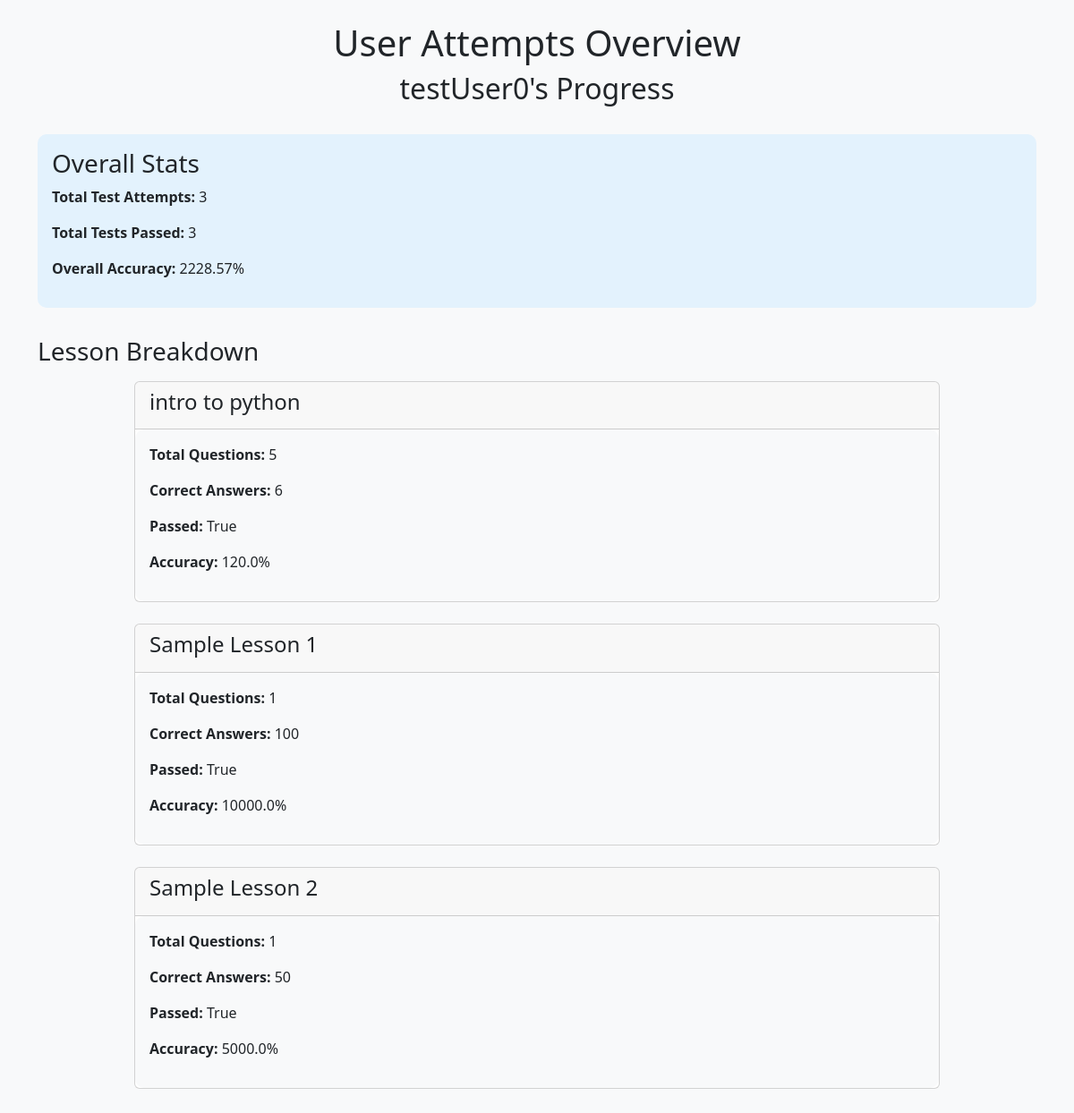
The app's page /users/view_user_attempts/3/ (signed in), older data.
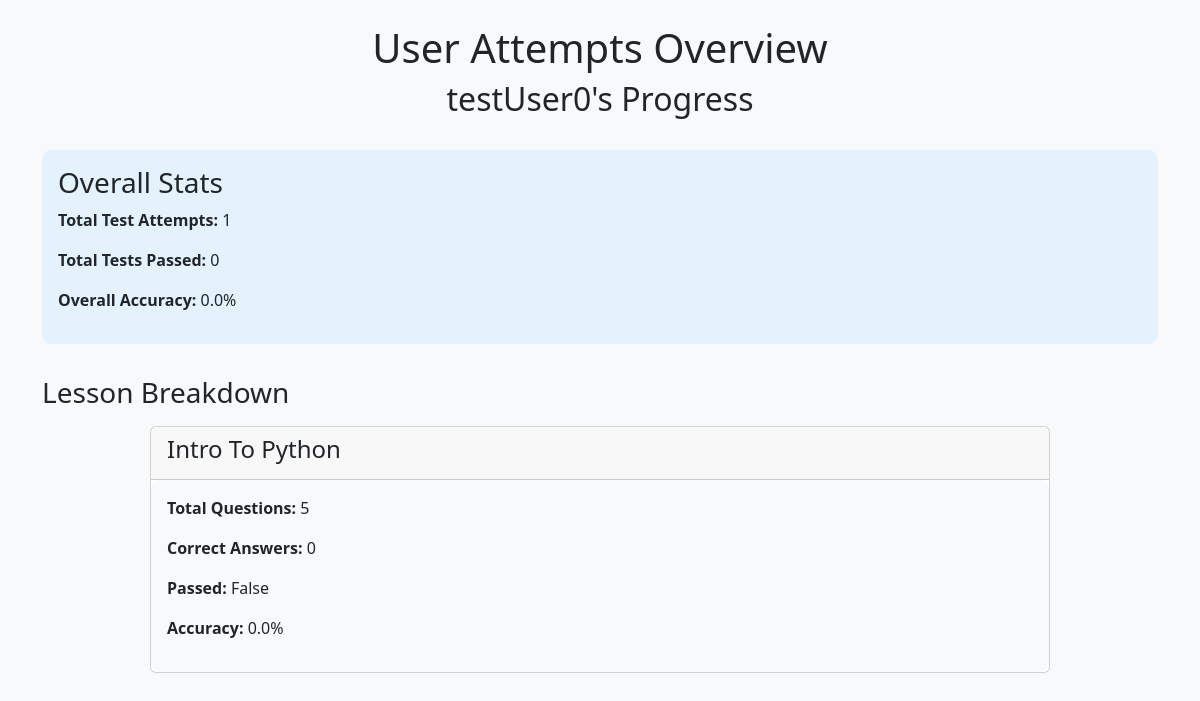
The same page, newer data.
### lessons/models.py (models this page shows, shortened)
class Lesson(models.Model):
    title = models.CharField(max_length=200)
    content = models.TextField()  # HTML or Markdown for lesson content
    order = models.IntegerField()  # Lesson order in the curriculum

### users/views.py (the view)
# urls.py: path('users/view_user_attempts/<int:user_id>/', user_views.view_user_attempts, name='view_user_attempts'),
@login_required
def view_user_attempts(request, user_id):
    user_progress = get_object_or_404(UserProgress, user_id=user_id)
    lessons_with_attempts = Lesson.objects.filter(
        quizzes__quizattempt__user_progress=user_progress
    ).annotate(
        total_attempts=Count('quizzes__quizattempt', distinct=True),
        total_quizzes=Count('quizzes', distinct=True)
    ).distinct()
    for lesson in lessons_with_attempts:
        user_correct_answers = QuizAttempt.objects.filter(
            user_progress=user_progress,
            quiz__lesson=lesson
        ).aggregate(total_correct=Sum('score'))['total_correct'] or 0
        total_attempts = lesson.total_attempts
        total_quizzes = lesson.total_quizzes
        lesson.accuracy = (
            (user_correct_answers / total_quizzes) * 100
            if total_attempts and total_quizzes > 0
            else 0
        )
        lesson.accuracy = round(lesson.accuracy, 2)
        lesson.correct_answers = user_correct_answers
        lesson.passed = True if lesson.accuracy >= 50 else False
        print(f'{lesson.accuracy=}, {lesson.passed=}')
    overall_attempts = QuizAttempt.objects.filter(user_progress=user_progress)
    total_quizzes_attempted = overall_attempts.values('quiz').distinct().count()  # Distinct quizzes
    total_correct_answers = overall_attempts.aggregate(total_correct=Sum('score'))['total_correct'] or 0
    overall_accuracy = (
        (total_correct_answers / total_quizzes_attempted) * 100
        if total_quizzes_attempted > 0
        else 0
    )
    context = {
        'user_progress': user_progress,
        'lessons_with_attempts': lessons_with_attempts,
        'overall_accuracy': round(overall_accuracy, 2),
        'total_attempts_count': lessons_with_attempts.aggregate(total_attempts=Count('total_attempts'))['total_attempts'] or 0,
        'total_lessons_passed': len([lesson for lesson in lessons_with_attempts if lesson.passed])
    }
    return render(request, 'view_user_attempts.html', context)

### users/templates/view_user_attempts.html (shortened to what this page needs)
<!DOCTYPE html>
<html lang="en">
<head>
    <link rel="stylesheet" href="https://cdnjs.cloudflare.com/ajax/libs/bootstrap/5.3.0/css/bootstrap.min.css">
</head>
<body class="bg-light">
    <div class="container py-4">
        <div class="stat-header">
            <h1>User Attempts Overview</h1>
            <h2>{{ user_progress.user.username }}'s Progress</h2>
        </div>
        <div class="overall-stats">
            <h3>Overall Stats</h3>
            <p><strong>Total Test Attempts:</strong> {{ total_attempts_count }}</p>
            <p><strong>Total Tests Passed:</strong> {{ total_lessons_passed }}</p>
            <p><strong>Overall Accuracy:</strong> {{ overall_accuracy }}%</p>
        </div>
        <h3>Lesson Breakdown</h3>
        {% if lessons_with_attempts %}
            {% for lesson in lessons_with_attempts %}
                <div class="lesson-box">
                    <div class="card">
                        <div class="card-header">
                            <h4>{{ lesson.title }}</h4>
                        </div>
                        <div class="card-body">
                            <p><strong>Total Questions:</strong> {{ lesson.total_quizzes }}</p>
                            <p><strong>Correct Answers:</strong> {{ lesson.correct_answers }}</p>
                            <p><strong>Passed:</strong> {{ lesson.passed }}</p>
                            <p><strong>Accuracy:</strong> {{ lesson.accuracy }}%</p>
                        </div>
                    </div>
                </div>
            {% endfor %}
        {% else %}
            <p>No attempts recorded for this user yet.</p>
        {% endif %}
    </div>
</body>
</html>

Row changes from the older to the newer data that the page shows:
removed Lesson: title "Sample Lesson 1", total_quizzes "1", correct_answers "100", passed "True", accuracy "10000.0"
removed Lesson: title "Sample Lesson 2", total_quizzes "1", correct_answers "50", passed "True", accuracy "5000.0"
changed Lesson: title "intro to python" → "Intro To Python"; correct_answers "6" → "0"; passed "True" → "False"; accuracy "120.0" → "0.0"
Text that changed along with them:
{{ total_attempts_count }}: "3" → "1"
{{ total_lessons_passed }}: "3" → "0"
{{ overall_accuracy }}: "2228.57" → "0.0"
